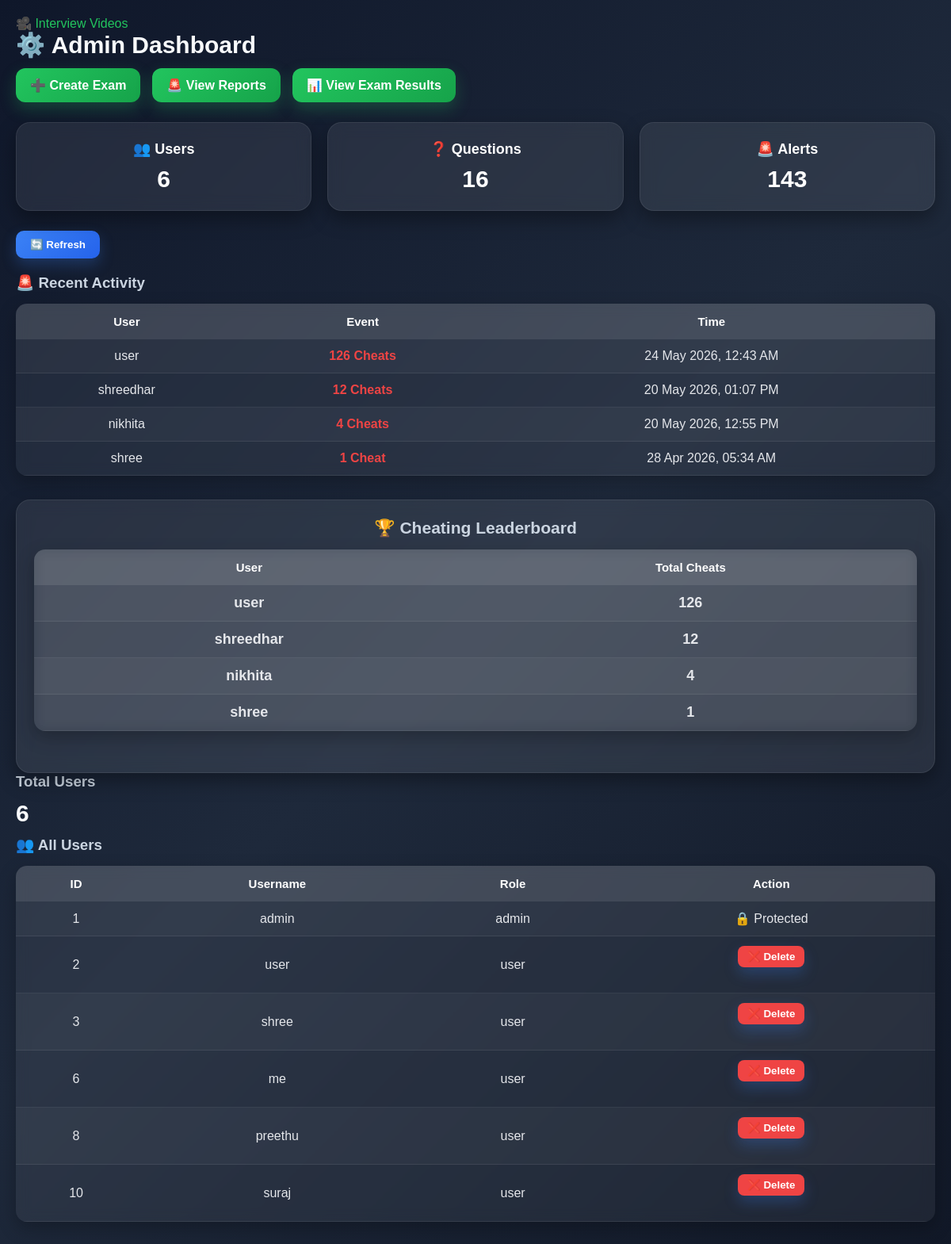
The page /admin/dashboard (signed in) on the database its author committed.
### tables this page shows
CREATE TABLE users (
            id INTEGER PRIMARY KEY AUTOINCREMENT,
            username TEXT UNIQUE,
            password TEXT,
            role TEXT
        );

### routes/admin_routes.py (the view)
@admin_bp.route('/')
@admin_bp.route('/dashboard')
def admin_dashboard():
    if 'user' not in session:
        return redirect(url_for('auth.login'))
    db = get_db_connection()
    try:
        users_count = db.execute("SELECT COUNT(*) FROM users").fetchone()[0]
    except:
        users_count = 0
    try:
        questions_count = db.execute("SELECT COUNT(*) FROM questions").fetchone()[0]
    except:
        questions_count = 0
    try:
        alerts_count = db.execute("SELECT COUNT(*) FROM logs").fetchone()[0]
    except:
        alerts_count = 0
    try:
        users = db.execute("SELECT id, username, role FROM users").fetchall()
    except:
        users = []
    try:
        logs_data = db.execute("""
            SELECT user, COUNT(*) as count, MAX(timestamp) as last_time
            FROM logs
            GROUP BY user
            ORDER BY count DESC
        """).fetchall()
        logs = []
        leaderboard = []
        for log in logs_data:
            utc_time = datetime.strptime(log["last_time"], "%Y-%m-%d %H:%M:%S")
            india_time = utc_time + timedelta(hours=5, minutes=30)
            cheat_text = "Cheat" if log["count"] == 1 else "Cheats"
            logs.append({
                "user": log["user"],
                "event": f"{log['count']} {cheat_text}",
                "count": log["count"],
                "time": india_time.strftime("%d %b %Y, %I:%M %p")
            })
            leaderboard.append({
                "user": log["user"],
                "count": log["count"]
            })
    except:
        logs = []
        leaderboard = []
    db.close()
    return render_template(
        "admin/dashboard.html",
        users_count=users_count,
        questions_count=questions_count,
        alerts_count=alerts_count,
        users=users,
        logs=logs,
        leaderboard=leaderboard
    )

### database/db.py (called while the page is built)
def get_db():
    conn = sqlite3.connect(DB_PATH)
    conn.row_factory = sqlite3.Row
    return conn

def get_db_connection():
    return get_db()

### templates/admin/dashboard.html (shortened to what this page needs)
<!DOCTYPE html>
<html>
<head>
    <a href="{{ url_for('admin.interview_videos') }}">🎥 Interview Videos</a>
    <link rel="stylesheet" href="{{ url_for('static', filename='css/admin.css') }}">
</head>
<body>
<h2>⚙️ Admin Dashboard</h2>
<div class="nav-buttons">
    <a href="{{ url_for('admin.create_exam') }}">➕ Create Exam</a>
    <a href="{{ url_for('admin.cheating') }}">🚨 View Reports</a>
    <a href="{{ url_for('admin.admin_results') }}">📊 View Exam Results</a>
</div>
<div class="stats">
    <div class="card">👥 Users<br><span>{{ users_count }}</span></div>
    <div class="card">❓ Questions<br><span>{{ questions_count }}</span></div>
    <div class="card">🚨 Alerts<br><span>{{ alerts_count }}</span></div>
</div>
<button onclick="location.reload()">🔄 Refresh</button>
<h3>🚨 Recent Activity</h3>
<table>
    <tr>
        <th>User</th>
        <th>Event</th>
        <th>Time</th>
    </tr>
    {% if logs %}
        {% for log in logs %}
        <tr>
            <td>{{ log['user'] }}</td>
            <td class="alert">{{ log['event'] }}</td>
            <td>{{ log['time'] }}</td>
        </tr>
        {% endfor %}
    {% else %}
        <tr>
            <td colspan="3">No recent activity</td>
        </tr>
    {% endif %}
</table>
<div class="card">
    <h3>🏆 Cheating Leaderboard</h3>
    <table>
        <tr>
            <th>User</th>
            <th>Total Cheats</th>
        </tr>
        {% if leaderboard %}
            {% for row in leaderboard %}
            <tr>
                <td>{{ row.user }}</td>
                <td class="alert-danger">{{ row.count }}</td>
            </tr>
            {% endfor %}
        {% else %}
            <tr>
                <td colspan="2">No cheating data</td>
            </tr>
        {% endif %}
    </table>
</div>
<div class="user-box">
    <h3>Total Users</h3>
    <h2>{{ users_count }}</h2>
</div>
<h3>👥 All Users</h3>
<table>
    <tr>
        <th>ID</th>
        <th>Username</th>
        <th>Role</th>
        <th>Action</th>
    </tr>
    {% for user in users %}
    <tr>
        <td>{{ user['id'] }}</td>
        <td>{{ user['username'] }}</td>
        <td>{{ user['role'] }}</td>
        <td>
            {% if user['role'] != 'admin' %}
            <form action="{{ url_for('admin.delete_user', user_id=user['id']) }}" method="POST">
                <button class="delete-btn" onclick="return confirm('Delete this user?')">
                    ❌ Delete
                </button>
            </form>
            {% else %}
                🔒 Protected
            {% endif %}
        </td>
    </tr>
    {% endfor %}
</table>
</body>
</html>

### static/css/admin.css (style rules this page uses)
body { margin: 0; padding: 20px; font-family: Arial, sans-serif; background: linear-gradient(135deg, #0f172a, #1e293b, #111827); color: white; min-height: 100vh; }
h1, h2, h3 { margin-top: 0; margin-bottom: 12px; }
h2 { font-size: 30px; color: #f8fafc; }
h3 { color: #cbd5e1; }
.nav-buttons { display: flex; flex-wrap: wrap; gap: 15px; margin-bottom: 25px; }
.nav-buttons a { text-decoration: none; padding: 12px 18px; border-radius: 12px; background: linear-gradient(135deg, #22c55e, #16a34a); color: white; font-weight: bold; transition: all 0.3s ease; display: inline-block; box-shadow: 0 8px 20px rgba(34, 197, 94, 0.25); }
.stats { display: flex; gap: 20px; margin: 25px 0; flex-wrap: wrap; }
.card { flex: 1; min-width: 180px; padding: 22px; border-radius: 18px; text-align: center; font-size: 18px; font-weight: bold; background: rgba(255, 255, 255, 0.08); backdrop-filter: blur(10px); box-shadow: 0 10px 25px rgba(0, 0, 0, 0.35); border: 1px solid rgba(255,255,255,0.08); transition: all 0.3s ease; }
.card span { display: block; font-size: 30px; margin-top: 10px; color: #ffffff; }
button { padding: 10px 18px; margin-bottom: 20px; border: none; border-radius: 10px; background: linear-gradient(135deg, #3b82f6, #2563eb); color: white; cursor: pointer; font-weight: bold; transition: all 0.3s ease; box-shadow: 0 8px 18px rgba(59, 130, 246, 0.25); }
table { width: 100%; border-collapse: collapse; margin-top: 15px; margin-bottom: 30px; background: rgba(255, 255, 255, 0.06); box-shadow: 0 8px 22px rgba(0,0,0,0.25); border-radius: 14px; overflow: hidden; backdrop-filter: blur(8px); }
th { background: rgba(255, 255, 255, 0.12); color: #ffffff; padding: 14px; text-align: center; font-size: 15px; }
td { padding: 12px; text-align: center; border-bottom: 1px solid rgba(255,255,255,0.08); color: #e5e7eb; }
tr:nth-child(even) { background: rgba(255,255,255,0.03); }
.alert { color: #ef4444; font-weight: bold; }
a { color: #22c55e; text-decoration: none; transition: 0.3s; }
.delete-btn { background: #ef4444; color: white; border: none; padding: 6px 12px; border-radius: 8px; cursor: pointer; font-weight: bold; }

### rows shown on the page
users: id "1", username "admin", role "admin", shows "🔒 Protected"
users: id "2", username "user", role "user"
users: id "3", username "shree", role "user"
users: id "6", username "me", role "user"
users: id "8", username "preethu", role "user"
users: id "10", username "suraj", role "user"

### other values the page prints
{{ users_count }} "6"
{{ questions_count }} "16"
{{ alerts_count }} "143"
{{ log['user'] }} "user" "shreedhar" "nikhita" "shree"
{{ log['event'] }} "126 Cheats" "12 Cheats" "4 Cheats" "1 Cheat"
{{ log['time'] }} "24 May 2026, 12:43 AM" "20 May 2026, 01:07 PM" "20 May 2026, 12:55 PM" "28 Apr 2026, 05:34 AM"
{{ row.user }} "user" "shreedhar" "nikhita" "shree"
{{ row.count }} "126" "12" "4" "1"
